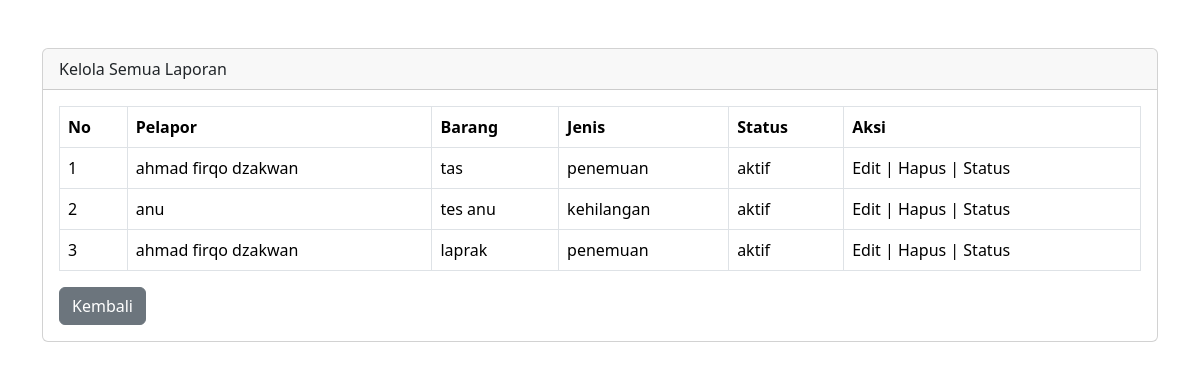
Before: /index.php?aksi=admin_laporan (signed in) with the older database file.
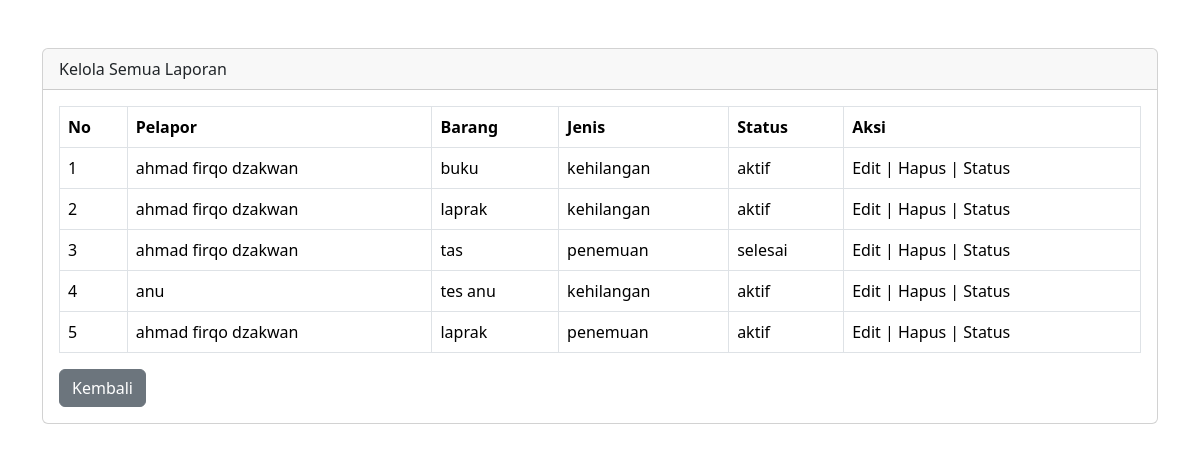
After: the same page with the newer database file.
### tables this page shows
CREATE TABLE `laporan` (
  `id_laporan` int(11) NOT NULL,
  `id_user` int(11) NOT NULL,
  `id_kategori` int(11) NOT NULL,
  `jenis_laporan` enum('kehilangan','penemuan') NOT NULL,
  `nama_barang` varchar(100) NOT NULL,
  `deskripsi` text DEFAULT NULL,
  `foto_barang` varchar(255) DEFAULT NULL,
  `lokasi` varchar(100) DEFAULT NULL,
  `tanggal_kejadian` date NOT NULL,
  `status_barang` enum('dipegang_sendiri','dititip_baak') DEFAULT 'dipegang_sendiri',
  `status_laporan` enum('aktif','selesai') DEFAULT 'aktif',
  `created_at` timestamp NOT NULL DEFAULT current_timestamp()
);

CREATE TABLE `users` (
  `id_user` int(11) NOT NULL,
  `nim` varchar(20) NOT NULL,
  `nama_lengkap` varchar(100) NOT NULL,
  `email` varchar(100) NOT NULL,
  `password` varchar(255) NOT NULL,
  `role` enum('mahasiswa','admin') NOT NULL DEFAULT 'mahasiswa',
  `created_at` timestamp NOT NULL DEFAULT current_timestamp()
);

### app/controllers/AdminController.php (called while the page is built, shortened)
<?php
require_once __DIR__ . "/../../config/koneksi.php";
require_once __DIR__ . "/../models/LaporanModel.php";
class AdminController
{
    private $laporanModel;
    public function __construct($conn)
    {
        $this->laporanModel = new LaporanModel($conn);
    }
    public function laporan()
    {
        $laporan = $this->laporanModel->getAll();
        require __DIR__ . "/../views/admin/laporan.php";
    }
}

### app/models/LaporanModel.php (called while the page is built, shortened)
<?php
class LaporanModel
{
    private $conn;
    public function __construct($conn)
    {
        $this->conn = $conn;
    }
    public function getAll()
    {
        $query = "
        SELECT
            laporan.*,
            kategori.nama_kategori,
            users.nama_lengkap
        FROM laporan
        JOIN kategori
        ON laporan.id_kategori =
           kategori.id_kategori
        JOIN users
        ON laporan.id_user =
           users.id_user
        ORDER BY laporan.id_laporan DESC
        ";
        return mysqli_query(
            $this->conn,
            $query
        );
    }
}

### app/views/admin/laporan.php (the view, shortened to what this page needs)
<!DOCTYPE html>
<html>
<head>
    <link href="https://cdn.jsdelivr.net/npm/bootstrap@5.3.3/dist/css/bootstrap.min.css" rel="stylesheet">
</head>
<body>
<div class="container mt-5">
    <div class="card">
        <div class="card-header">
            Kelola Semua Laporan
        </div>
        <div class="card-body">
            <table class="table table-bordered">
                <thead>
                    <tr>
                        <th>No</th>
                        <th>Pelapor</th>
                        <th>Barang</th>
                        <th>Jenis</th>
                        <th>Status</th>
                        <th>Aksi</th>
                    </tr>
                </thead>
                <tbody>
                <?php
                $no = 1;
                while($row = mysqli_fetch_assoc($laporan)){
                ?>
                    <tr>
                        <td><?= $no++; ?></td>
                        <td><?= $row['nama_lengkap']; ?></td>
                        <td><?= $row['nama_barang']; ?></td>
                        <td><?= $row['jenis_laporan']; ?></td>
                        <td><?= $row['status_laporan']; ?></td>
                        <td>
                            Edit |
                            Hapus |
                            Status
                        </td>
                    </tr>
                <?php } ?>
                </tbody>
            </table>
            <a href="index.php?aksi=admin" class="btn btn-secondary">
                Kembali
            </a>
        </div>
    </div>
</div>
</body>
</html>

Changed rows visible on the page:
added laporan: id_user.nama_lengkap "ahmad firqo dzakwan", nama_barang "buku", jenis_laporan "kehilangan", status_laporan "aktif"
added laporan: id_user.nama_lengkap "ahmad firqo dzakwan", nama_barang "laprak", jenis_laporan "kehilangan", status_laporan "aktif"
changed laporan "tas": status_laporan "aktif" → "selesai"
